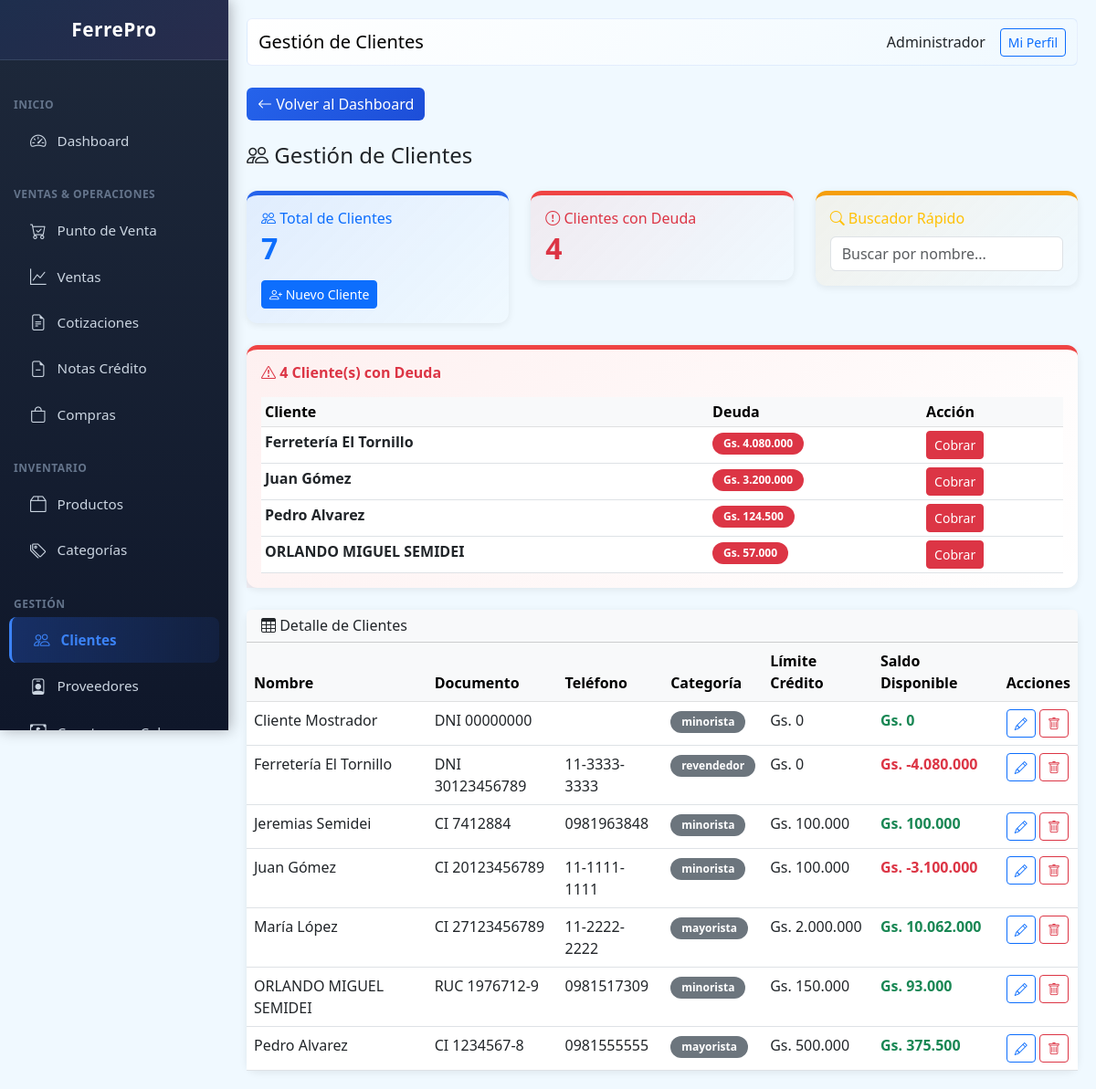
The page /public/index.php?page=clients (signed in) on the database as committed earlier.
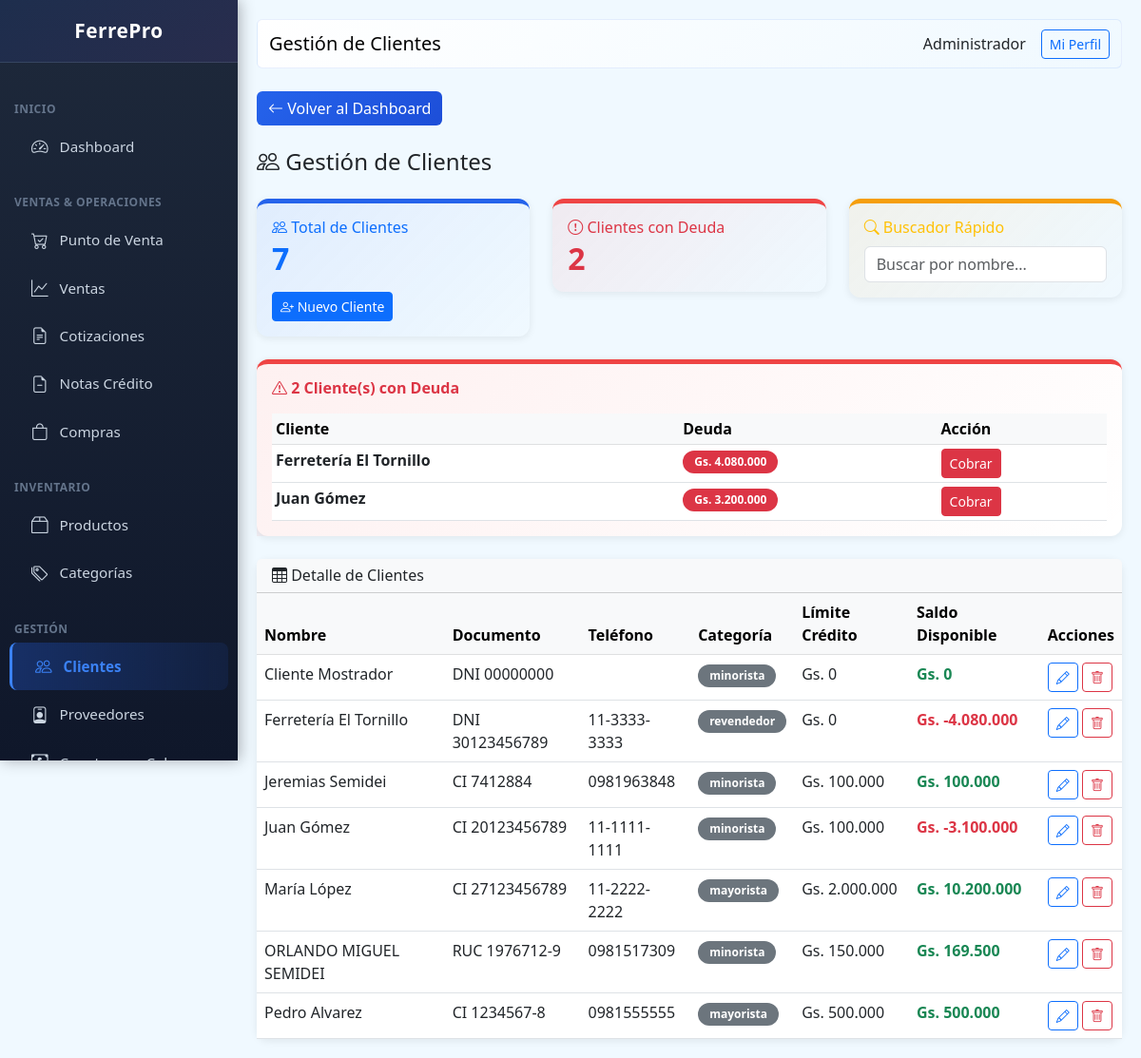
The same page on the database as committed later.
### tables this page shows
CREATE TABLE clients (
                id INTEGER PRIMARY KEY AUTOINCREMENT,
                name TEXT NOT NULL,
                document_type TEXT DEFAULT 'DNI',
                document TEXT,
                phone TEXT,
                email TEXT,
                address TEXT,
                credit_limit REAL DEFAULT 0,
                category TEXT DEFAULT 'minorista',
                balance REAL DEFAULT 0,
                active INTEGER DEFAULT 1,
                created_at DATETIME DEFAULT CURRENT_TIMESTAMP
            , credit_days INTEGER DEFAULT 30);

### class/Database.php (called while the page is built, shortened)
<?php
class Database extends PDO {
    private static $instance = null;
    private function __construct() {
        $dbPath = dirname(__DIR__) . '/storage/ferrepro.db';
        $this->initTables();
    }
    public static function getInstance() {
        if (self::$instance === null) {
            self::$instance = new self();
        }
        return self::$instance;
    }
    private function initTables() {
        $this->seedDefaultData();
    }
    private function seedDefaultData() {
        $stmt = $this->query("SELECT COUNT(*) as count FROM users");
    }
}

### class/Format.php (called while the page is built, shortened)
<?php
class Format {
    public static function money($amount) {
        $amount = floatval($amount);
        return 'Gs. ' . number_format($amount, 0, ',', '.');
    }
}

### views/clients/index.php (the view, shortened to what the changed rows need)
<?php
$clients = db()->query("SELECT * FROM clients WHERE active = 1 ORDER BY name")->fetchAll(PDO::FETCH_ASSOC);
$debtors = db()->query("SELECT * FROM clients WHERE active = 1 AND balance > 0 ORDER BY balance DESC")->fetchAll(PDO::FETCH_ASSOC);
$content = '
<div class="mb-4">
    <a href="?page=dashboard" class="btn btn-nav-back me-2"><i class="bi bi-arrow-left"></i> Volver al Dashboard</a>
</div>
<h4 class="mb-4"><i class="bi bi-people"></i> Gestión de Clientes</h4>
<div class="row mb-4">
    <div class="col-md-4">
        <div class="card" style="border-top: 5px solid var(--primary); background: linear-gradient(135deg, rgba(37, 99, 235, 0.08), transparent);">
            <div class="card-body">
                <h6 class="text-primary mb-1"><i class="bi bi-people"></i> Total de Clientes</h6>
                <h3 class="mb-0 text-primary" style="font-size: 2rem; font-weight: 700;">' . count($clients) . '</h3>
                <a href="?page=clients&action=new" class="btn btn-sm btn-primary mt-3"><i class="bi bi-person-plus"></i> Nuevo Cliente</a>
            </div>
        </div>
    </div>
    <div class="col-md-4">
        <div class="card" style="border-top: 5px solid var(--danger); background: linear-gradient(135deg, rgba(239, 68, 68, 0.08), transparent);">
            <div class="card-body">
                <h6 class="text-danger mb-1"><i class="bi bi-exclamation-circle"></i> Clientes con Deuda</h6>
                <h3 class="mb-0 text-danger" style="font-size: 2rem; font-weight: 700;">' . count($debtors) . '</h3>
            </div>
        </div>
    </div>
    <div class="col-md-4">
        <div class="card" style="border-top: 5px solid var(--warning); background: linear-gradient(135deg, rgba(245, 158, 11, 0.08), transparent);">
            <div class="card-body">
                <h6 class="text-warning mb-1"><i class="bi bi-search"></i> Buscador Rápido</h6>
                <input type="text" id="searchClients" class="form-control" placeholder="Buscar por nombre..." style="margin-top: 10px;">
            </div>
        </div>
    </div>
</div>';
if (count($debtors) > 0) {
    $content .= '<div class="card mb-4" style="border-top: 5px solid var(--danger);">
    <div class="card-body" style="background: linear-gradient(135deg, rgba(239, 68, 68, 0.08), transparent);">
        <h6 class="text-danger mb-3"><i class="bi bi-exclamation-triangle"></i> <strong>' . count($debtors) . ' Cliente(s) con Deuda</strong></h6>
        <div class="table-responsive">
            <table class="table table-sm mb-0">
                <thead class="table-light"><tr><th>Cliente</th><th>Deuda</th><th>Acción</th></tr></thead>
                <tbody>';
    foreach ($debtors as $d) {
        $content .= '<tr><td><strong>' . htmlspecialchars($d['name']) . '</strong></td><td><span class="badge bg-danger">' . Format::money($d['balance']) . '</span></td><td><a href="?page=receivable&client=' . $d['id'] . '" class="btn btn-sm btn-danger"><i class="bi bi-cash-circle"></i> Cobrar</a></td></tr>';
    }
    $content .= '</tbody></table>
        </div>
    </div>
</div>';
}
$content .= '
<div class="card">
    <div class="card-header bg-light">
        <h6 class="mb-0"><i class="bi bi-table"></i> Detalle de Clientes</h6>
    </div>
    <div class="card-body p-0">
        <div class="table-responsive">
            <table class="table table-hover mb-0" id="clientsTable">
                <thead class="table-light">
                    <tr>
                        <th>Nombre</th>
                        <th>Documento</th>
                        <th>Teléfono</th>
                        <th>Categoría</th>
                        <th>Límite Crédito</th>
                        <th>Saldo Disponible</th>
                        <th>Acciones</th>
                    </tr>
                </thead>
                <tbody>';
foreach ($clients as $c) {
    $availableCredit = $c['credit_limit'] - $c['balance'];
    $balanceClass = $availableCredit < 0 ? 'text-danger fw-bold' : 'text-success fw-bold';
    $content .= '<tr>
        <td>' . htmlspecialchars($c['name']) . '</td>
        <td>' . $c['document_type'] . ' ' . htmlspecialchars($c['document']) . '</td>
        <td>' . htmlspecialchars($c['phone']) . '</td>
        <td><span class="badge bg-secondary">' . $c['category'] . '</span></td>
        <td>' . Format::money($c['credit_limit']) . '</td>
        <td class="' . $balanceClass . '">' . Format::money($availableCredit) . '</td>
        <td>
            <a href="?page=clients&action=edit&id=' . $c['id'] . '" class="btn btn-sm btn-outline-primary"><i class="bi bi-pencil"></i></a>
            <a href="?page=clients&action=delete&id=' . $c['id'] . '" class="btn btn-sm btn-outline-danger" onclick="return confirm(\'¿Eliminar?\')"><i class="bi bi-trash"></i></a>
        </td>
    </tr>';
}
$content .= '</tbody>
        </table>
    </div>
</div>
<script>
document.getElementById("searchClients").addEventListener("input", function() {
    const term = this.value.toLowerCase();
    const rows = document.querySelectorAll("#clientsTable tbody tr");
    rows.forEach(row => {
        row.style.display = row.textContent.toLowerCase().includes(term) ? "" : "none";
    });
});
</script>';

Rows that differ between the two databases and show on the page:
no longer on one of the page's lists (row edited): clients: name "ORLANDO MIGUEL SEMIDEI", balance "Gs. 57.000"
no longer on one of the page's lists (row edited): clients: name "Pedro Alvarez", balance "Gs. 124.500"
changed clients "María López": Format::money($availableCredit) "Gs. 10.062.000" → "Gs. 10.200.000"
changed clients "ORLANDO MIGUEL SEMIDEI": Format::money($availableCredit) "Gs. 93.000" → "Gs. 169.500"
changed clients "Pedro Alvarez": Format::money($availableCredit) "Gs. 375.500" → "Gs. 500.000"
Other text that changed with them:
count($debtors): "4" → "2"
